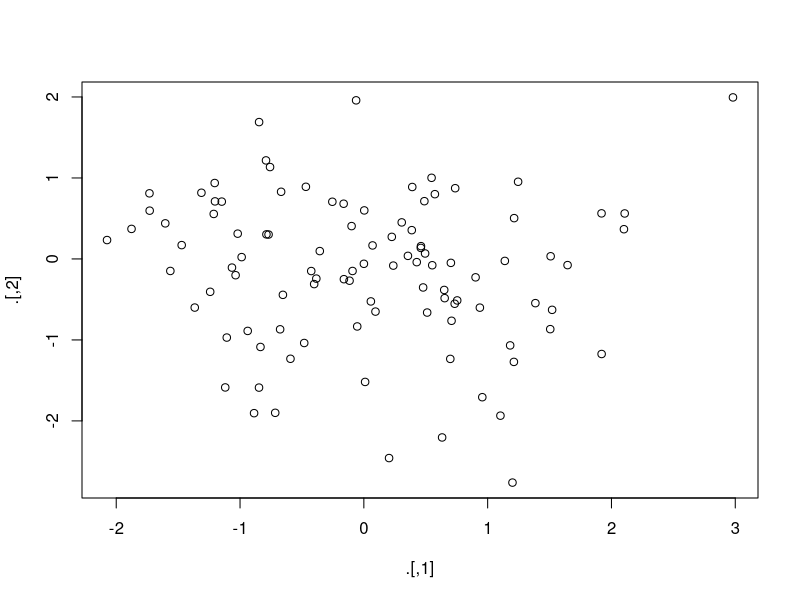
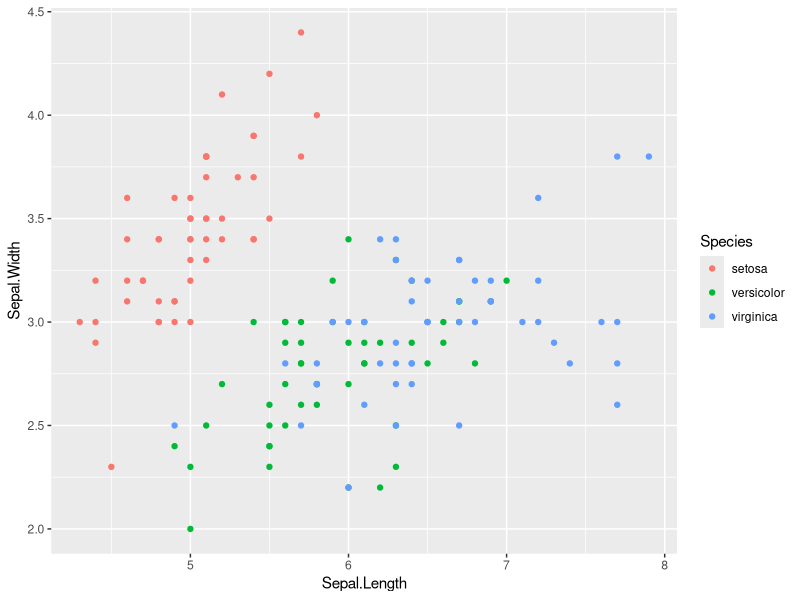

Generate these figures, in order, with R:
## ---- chunk 1
library(magrittr)
library(dplyr)
library(ggplot2)
## ---- chunk 2
data.frame(
  x = 1, y = 1:10) %>% # x, y列からなるデータフレームを作成
  subset(y >= 5) # y が5以上のものを抽出
## ---- chunk 3
rnorm(200) %>%
  matrix(ncol = 2) %T>%
  plot %>%
  colSums
## ---- chunk 4
iris %$%
  ggplot(data = .,
         aes(x = Sepal.Length, y = Sepal.Width, colour = Species)) + geom_point()
## ---- chunk 5
mean(iris$Sepal.Length)
iris$Sepal.Length %<>% sqrt
mean(iris$Sepal.Length)
